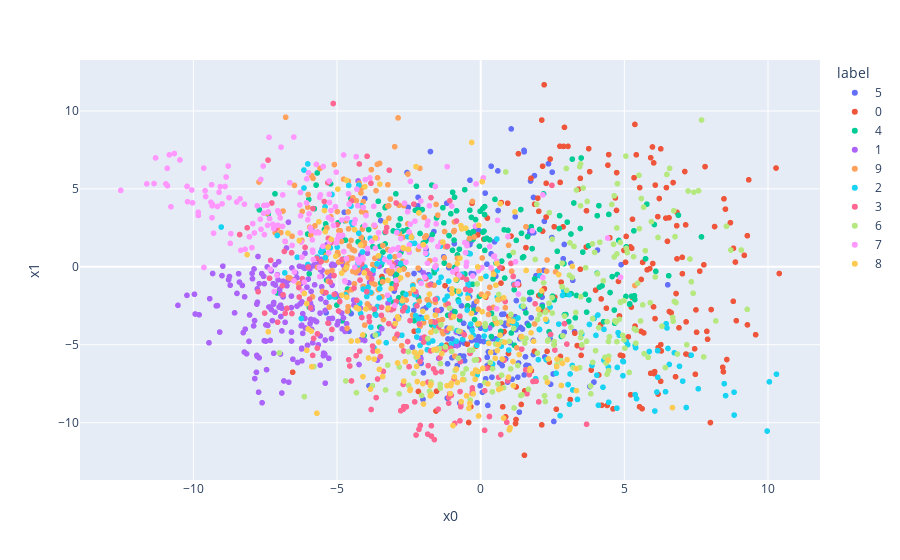

Source (notebook cell):
### Code cell
def make_scatter_plot(trainset, n_examples=1000):
    trainloader = DataLoader(trainset, batch_size=64)
    df_list = []
    device = next(model.parameters()).device
    for img, label in trainloader:
        output = model.encoder(img.to(device)).detach().cpu().numpy()
        for label_single, output_single in zip(label, output):
            df_list.append({
                "x0": output_single[0],
                "x1": output_single[1],
                "label": str(label_single.item()),
            })
        if (n_examples is not None) and (len(df_list) >= n_examples):
            break
    df = pd.DataFrame(df_list)
    fig = px.scatter(df, x="x0", y="x1", color="label")
    fig.show()


make_scatter_plot(trainset, n_examples=2000)

### Figure 1 — Plotly figure (JSON) as saved in the notebook; plotly's stock layout.template omitted (floating-point values rounded to 4 significant figures; data arrays with more than 128 entries replaced by an {"elided": "..."} marker saying what was removed)
{"data": [{"hovertemplate": "label=5<br>x0=%{x}<br>x1=%{y}<extra></extra>", "legendgroup": "5", "marker": {"color": "#636efa", "symbol": "circle"}, "mode": "markers", "name": "5", "showlegend": true, "type": "scattergl", "x": {"elided": "184 float values"}, "xaxis": "x", "y": {"elided": "184 float values"}, "yaxis": "y"}, {"hovertemplate": "label=0<br>x0=%{x}<br>x1=%{y}<extra></extra>", "legendgroup": "0", "marker": {"color": "#EF553B", "symbol": "circle"}, "mode": "markers", "name": "0", "showlegend": true, "type": "scattergl", "x": {"elided": "192 float values"}, "xaxis": "x", "y": {"elided": "192 float values"}, "yaxis": "y"}, {"hovertemplate": "label=4<br>x0=%{x}<br>x1=%{y}<extra></extra>", "legendgroup": "4", "marker": {"color": "#00cc96", "symbol": "circle"}, "mode": "markers", "name": "4", "showlegend": true, "type": "scattergl", "x": {"elided": "220 float values"}, "xaxis": "x", "y": {"elided": "220 float values"}, "yaxis": "y"}, {"hovertemplate": "label=1<br>x0=%{x}<br>x1=%{y}<extra></extra>", "legendgroup": "1", "marker": {"color": "#ab63fa", "symbol": "circle"}, "mode": "markers", "name": "1", "showlegend": true, "type": "scattergl", "x": {"elided": "227 float values"}, "xaxis": "x", "y": {"elided": "227 float values"}, "yaxis": "y"}, {"hovertemplate": "label=9<br>x0=%{x}<br>x1=%{y}<extra></extra>", "legendgroup": "9", "marker": {"color": "#FFA15A", "symbol": "circle"}, "mode": "markers", "name": "9", "showlegend": true, "type": "scattergl", "x": {"elided": "213 float values"}, "xaxis": "x", "y": {"elided": "213 float values"}, "yaxis": "y"}, {"hovertemplate": "label=2<br>x0=%{x}<br>x1=%{y}<extra></extra>", "legendgroup": "2", "marker": {"color": "#19d3f3", "symbol": "circle"}, "mode": "markers", "name": "2", "showlegend": true, "type": "scattergl", "x": {"elided": "203 float values"}, "xaxis": "x", "y": {"elided": "203 float values"}, "yaxis": "y"}, {"hovertemplate": "label=3<br>x0=%{x}<br>x1=%{y}<extra></extra>", "legendgroup": "3", "marker": {"color": "#FF6692", "symbol": "circle"}, "mode": "markers", "name": "3", "showlegend": true, "type": "scattergl", "x": {"elided": "196 float values"}, "xaxis": "x", "y": {"elided": "196 float values"}, "yaxis": "y"}, {"hovertemplate": "label=6<br>x0=%{x}<br>x1=%{y}<extra></extra>", "legendgroup": "6", "marker": {"color": "#B6E880", "symbol": "circle"}, "mode": "markers", "name": "6", "showlegend": true, "type": "scattergl", "x": {"elided": "205 float values"}, "xaxis": "x", "y": {"elided": "205 float values"}, "yaxis": "y"}, {"hovertemplate": "label=7<br>x0=%{x}<br>x1=%{y}<extra></extra>", "legendgroup": "7", "marker": {"color": "#FF97FF", "symbol": "circle"}, "mode": "markers", "name": "7", "showlegend": true, "type": "scattergl", "x": {"elided": "229 float values"}, "xaxis": "x", "y": {"elided": "229 float values"}, "yaxis": "y"}, {"hovertemplate": "label=8<br>x0=%{x}<br>x1=%{y}<extra></extra>", "legendgroup": "8", "marker": {"color": "#FECB52", "symbol": "circle"}, "mode": "markers", "name": "8", "showlegend": true, "type": "scattergl", "x": {"elided": "179 float values"}, "xaxis": "x", "y": {"elided": "179 float values"}, "yaxis": "y"}], "layout": {"legend": {"title": {"text": "label"}, "tracegroupgap": 0}, "margin": {"t": 60}, "xaxis": {"anchor": "y", "domain": [0, 1], "title": {"text": "x0"}}, "yaxis": {"anchor": "x", "domain": [0, 1], "title": {"text": "x1"}}}}
